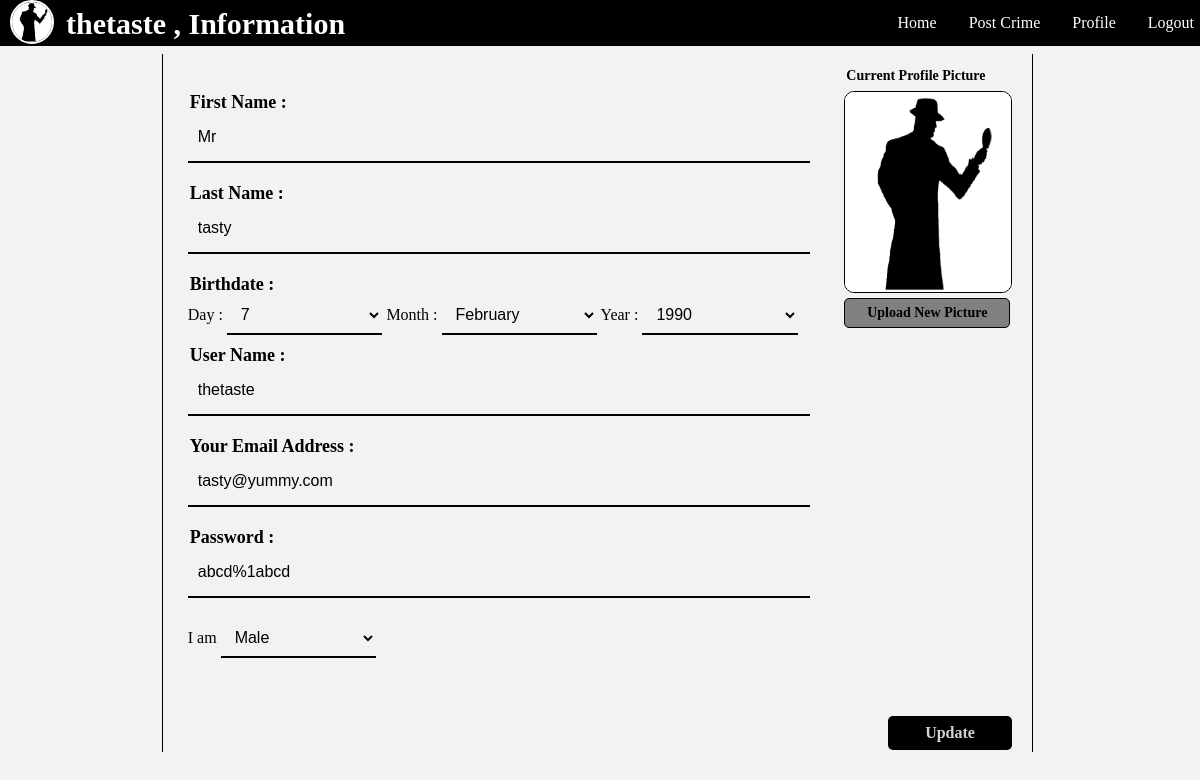
The app's page /Views/user_info.php (signed in), older data.
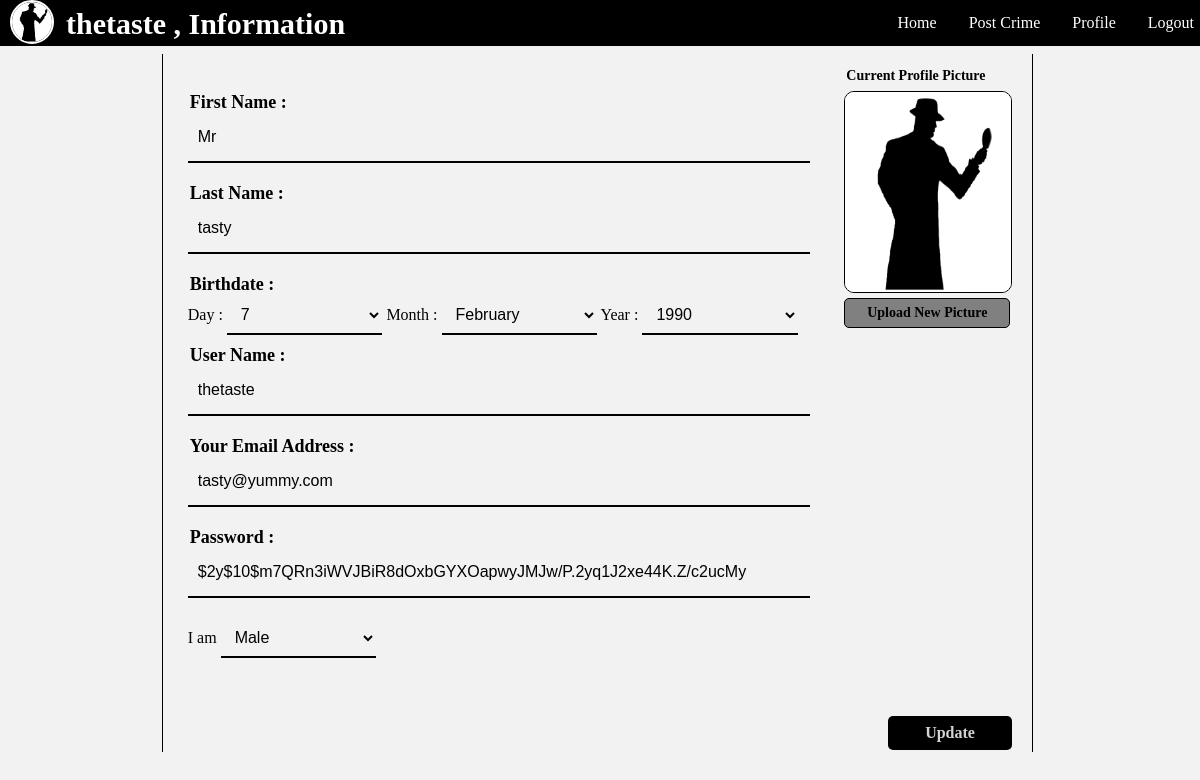
The same page, newer data.
### tables this page shows
CREATE TABLE `users` (
  `user_id` int(11) NOT NULL,
  `fname` varchar(80) DEFAULT NULL,
  `lname` varchar(80) DEFAULT NULL,
  `age` int(11) DEFAULT NULL,
  `bdate` varchar(11) DEFAULT NULL,
  `username` varchar(120) DEFAULT NULL,
  `email` varchar(50) DEFAULT NULL,
  `password` varchar(100) DEFAULT NULL,
  `pro_pic` varchar(180) DEFAULT NULL,
  `gender` varchar(20) DEFAULT NULL,
  `role` int(11) DEFAULT NULL,
  `del` tinyint(1) DEFAULT '0'
);

### Controllers/login_controller.php (called while the page is built, shortened)
<?php
require_once(get_include_path()."\Projects\aiub project\Models\UserModel.php");
class Login{
    protected $logged = false;
    protected $user = NULL;
    function Login()
    {
        $this->user = new UserModel();
        if(isset($_SESSION['logged_in']))
        {
        	$this->logged = $_SESSION["logged_in"];
            $this->user->setUsername($_SESSION["username"]);
            $this->user->setUserId($_SESSION["user_id"]);
        }
    }
    function isLogged()
    {
        return $this->logged;
    }
    function getUsername()
    {
        return $this->user->getUsername();
    }
}
 ?>

### Models/UserModel.php (called while the page is built, shortened)
<?php
require_once('Models.php');
class UserModel extends Models{
    private $username = "";
    function UserModel( $username = "" ,  $userid = 0, $fname = "", $lname = "", $age = 0, $bdate = "", $email = "", $password = "", $pro_pic = NULL, $gender = "")
    {
        $this->username = $username;
    }
    function setUsername($username)
    {
        $this->username = $username;
    }
    function getUsername()
    {
        return $this->username;
    }
    function getUser($id)
    {
        $result = $this->executeQuery("select * from users where user_id = $id and del = false");
        if($result)
        {
            $result = $result->fetch_assoc();
            return $result;
        }
        return false;
    }
}
 ?>

### Models/Models.php (called while the page is built, shortened)
<?php
class Models{
    public $server;
    public $user;
    public $pass;
    public $db;
    protected $conn;
    function Models($server = "localhost:3306" , $user = "root" , $pass ="" , $db = "is_that_crime")
    {
        $this->server = $server;
        $this->user = $user;
        $this->pass = $pass;
        $this->db = $db;
    }
    private function openConnection()
    {
        $this->conn = new mysqli($this->server , $this->user , $this->pass , $this->db);
        if($this->conn->connect_error)
        {
            $this->errorMessage($this->conn->connect_error);
            return false;
        }
        else
            return true;
    }
    function executeQuery($query)
    {
        if($this->openConnection())
        {
            if($this->result = $this->conn->query($query))
            {
                if($this->result->num_rows > 0)
                {
                    return $this->result;
                }
                else
                {
                    $this->closeConnection();
                    return false;
                }
            }
            else
            {
                $this->errorMessage($this->conn->error);
                return false;
            }
        }
        else
        {
            $this->errorMessage($this->conn->error);
            return false;
        }
    }
}
?>

### Controllers/UserController.php (called while the page is built, shortened)
<?php
require_once(get_include_path()."\Projects\aiub project\Models\UserModel.php");
class UserController{
    private $user = NULL;
    function UserController()
    {
        $this->user = new UserModel();
    }
    function getUser($id)
    {
        return $this->user->getUser($id);
    }
}
 ?>

### Views/user_info.php (the view, shortened to what this page needs)
<?php
require_once(get_include_path()."Projects\aiub project\Controllers\UserController.php");
require(get_include_path()."\Projects\aiub project\Controllers\login_controller.php");
$login = new Login();
$userid = $_SESSION["user_id"];
$usercontrol = new UserController();
$user = $usercontrol->getUser($userid);
$fname = $user["fname"];
$lname = $user["lname"];
$bdate = $user["bdate"];
$bdate = explode("/" , $bdate);
$day = $bdate[0];
$month = $bdate[1];
$year = $bdate[2];
$username  = $user["username"];
$email = $user["email"];
$password = $user["password"];
$pro_pic = $user["pro_pic"];
$gender = $user["gender"];
$role = $user["role"];
 ?>
<html>
<head>
	<link rel="stylesheet" href="http://localhost:<?php echo $_SERVER['SERVER_PORT'] ?>/Projects/aiub project/css/index_style.css"/>
    <link rel="stylesheet" href="http://localhost:<?php echo $_SERVER['SERVER_PORT'] ?>/Projects/aiub project/css/navigation.css"/>
    <link rel="stylesheet" href="http://localhost:<?php echo $_SERVER['SERVER_PORT'] ?>/Projects/aiub project/css/user_info.css"/>
</head>
<body>
	<div>
	<div class="navigation">
			<?php
				if($login->isLogged())
				{
					echo "<img id='pro_pic' src='{$_SESSION['pro_pic']}' onerror='return setDefaultPP(this)'/>";
					echo "<b class = \"navigationb\">".$login->getUsername()." , Information</b>";
				}
				else
				{
					$login->redirect("login.php?logreq=1");
				}
			?>
				<a class = 'right-li' href = 'action/logout.php'>Logout</a>
				<a class = 'right-li' href = 'user_info.php'>Profile</a>
				<a class = 'right-li' href = 'crime_post.php'>Post Crime</a>
    			<a class = 'right-li' href = 'http://localhost:<?php echo  $_SERVER["SERVER_PORT"];?>/Projects/aiub project/index.php'>Home</a>
	</div>
	<article>
		<div id="profile_Form">
		<form name = "user_update_form" action="action/user_update.php?user_id=<?php echo $userid ?>&role=<?php echo $role ?>&pp=<?php echo $pro_pic ?>" method="POST" enctype="multipart/form-data" onsubmit = "return validate(<?php echo $userid ?>)">
            <div id="image-upload-section">
                <label id="img-label">Current Profile Picture</label>
                <br><img id="profile_pic" name="pro_pic" src="<?php echo $pro_pic ?>" onerror="return setDefaultPP(this)"/>
                <br><label id ="imginput-button" for="imginput">Upload New Picture</label>
                    <br><input id= "imginput" type="file" name="pro_pic" onchange="preview(this)"/>
            </div>
            <div id="data-section">
                <br><label>First Name :</label>
            <br><input type="text" class="input" name="fname" placeholder="First Name..." value="<?php echo $fname;?>"/>
            <br><label>Last Name :</label>
            <br><input type="text" class="input" name="lname" placeholder="Last Name..." value="<?php echo $lname;?>"/>
            <br><label>Birthdate : </label>
            <br><span>Day : <select id="day" name="day" >
                                            <?php
                                            for($i = 1; $i<=31 ; $i++)
                                            {
                                                if($i == $day)
                                                    echo "<option value=$i selected='selected'>$i</option>";
                                                else
                                                    echo "<option value=$i>$i</option>";
                                            }
                                            ?>
                                           </select>
                                        Month :
                                           <select name="month">
                                               <?php
                                                $months = array("jan" => "January","feb"=>"February","mar"=>"March","apr"=>"April","may"=>"May"
                                                ,"jun"=>"June","jul"=>"July","aug"=>"August","sep"=>"September","oct"=>"October","nov"=>"November",
                                                "dec"=>"December");
                                                foreach($months as $k=>$v)
                                                {
                                                    if($k == $month)
                                                        echo "<option value = $k selected='selected'>$v</option>";
                                                    else
                                                        echo "<option value = $k>$v</option>";
                                                }
                                                ?>
                                           </select>
                                        Year :
                                           <select name="year">
                                               <?php
                                                for($i = 1935; $i <= date("Y"); $i++)
                                                {
                                                    if($i == $year)
                                                        echo "<option value=$i selected='selected'>$i</option>";
                                                    else
                                                        echo "<option value=$i>$i</option>";
                                                }
                                                ?>
                                           </select>
                                       </span>
           <br><label>User Name :</label>
           <br><input type="text" class="input" name="uname" placeholder="User Name..."  onkeyup="usernameValidate(this.value,<?php echo $userid ?>)" value="<?php echo $username;?>"/>
            <br><label>Your Email Address :</label>
            <br><input type="text" class="input" name="email" placeholder="xyz@dmail.com..." onkeyup="emailValidate(this.value,<?php echo $userid ?>)" value="<?php echo $email;?>"/>
            <br><label>Password :</label>
            <br><input type="text" class="input" name="pass" placeholder="password"  onkeyup="passwordValidate(this.value , signupForm.cpass.value)" value="<?php echo $password;?>"/><span id="password_error" style="color:red;"></span>
            <br>I am <select name="gender">
                                      <option value="male"<?php if($gender=="male"){echo "selected='selected'";} ?>>Male</option>
                        </select>
            </div>
			<br><input type="submit" id="update-button" name="update_button" value="Update">
   		 </form>
        </div>
    </article>
</div>
</body>
</html>

### css/index_style.css (style rules this page uses)
body { margin:0px; padding: 0px; }
article { margin-top: 0px; padding-left: 5px; padding-right: 10px; height: 100%; }
::placeholder { color:#1a1a1a; font-style: italic; }

### css/navigation.css (style rules this page uses)
body { margin:0px; padding:0px; }
#pro_pic { width: 40px; height: 40px; border:2px solid white; border-radius:50px; float:left; }
.navigation { background-color:black; width: 100%; height: auto; top: 0px; position:fixed; padding-right: 50px; padding-left: 10px; }
.navigationb { color: white; font-size:30px; border:2px solid transparent; padding:5px 0px 0px 10px; float:left; }
.right-li { float:right; display: block; color:white; text-align: center; padding:14px 16px; text-decoration: none; font-size: 16px; }
a { display: inline-block; color: white; text-align: center; padding: 14px 16px; text-decoration: none; }

### css/user_info.css (style rules this page uses)
body { background-color: #f2f2f2; }
article { margin-top: 4.5%; }
::placeholder { color:black; }
#profile_Form { max-width:70%; height:auto; background-color:; border-color:transparent; border-style: none; border-left:1px solid black; border-right:1px solid black; padding: 10px 20px 40px 20px; margin: 0 auto; }
#data-section { width: 75%; padding:10px 2px 10px 5px ; background-color: transparent; }
.input { width: 100%; height: 50px; background-color:transparent; color: black; border-color: transparent; border-style: none; border-bottom: 2px solid black; padding: 12px 10px; margin-bottom:20px; font-size: 16px; box-sizing: border-box; }
label { line-height:; font-size: 18px; font-family: ''; font-weight:bold ; color: black; border:2px solid transparent; }
select { width: 25%; height: 40px; background-color:transparent; color: black; border-color: transparent; border-style: none; border-bottom: 2px solid black; padding: 6px 10px 6px 10px; margin-bottom: 10px; font-size: 16px; box-sizing: border-box; }
#day { width:25%; }
option { color:black; }
#image-upload-section { width:20%; height:auto; border:2px solid transparent; float: right; }
#profile_pic { width: 100%; height: 25%; border:1px solid black; border-radius: 10px; float: left; margin-bottom: 5px; }
#img-label { font-size: 14px; color:color; border:2px solid transparent; padding: 0px 5px 5px 0px; float: left; box-sizing: border-box; width: 100%; text-align: left; }
#imginput-button { font-size: 14px; border:1px solid black; border-radius:5px; background-color: grey; color:black; padding:6px 10px 6px 10px; float: left; box-sizing: border-box; width: 100%; text-align: center; }
#update-button { width: 15%; height: auto; border:none; border-radius: 5px; padding: 8px 20px; background-color:black; color: lightgrey; text-align: center; font-family: ""; font-weight: bold; font-size: 16px; cursor: pointer; margin-top:20px; float: right; box-sizing: border-box; }

Row changes from the older to the newer data that the page shows:
changed users "thetaste": pass "abcd%1abcd" → "$2y$10$m7QRn3iWVJBiR8dOxbGYXOapwyJMJw/P.2yq1J2xe44K.Z/c2ucMy"
